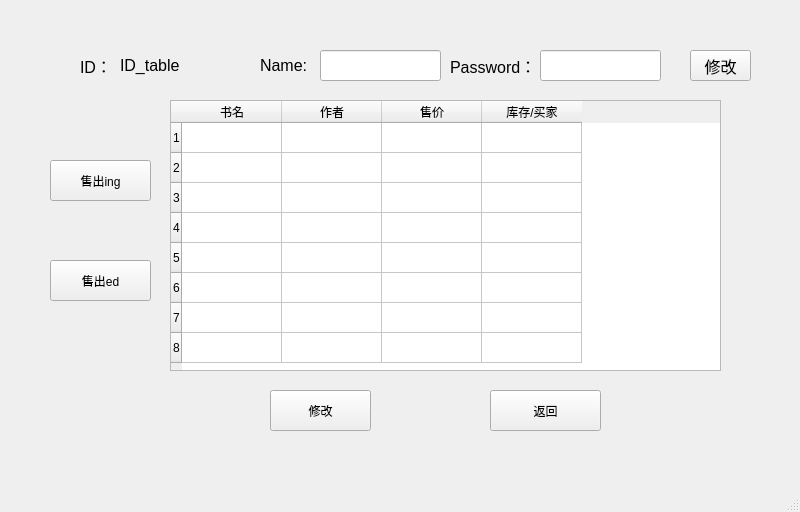
<?xml version="1.0" encoding="UTF-8"?>
<ui version="4.0">
 <class>MainWindow</class>
 <widget class="QMainWindow" name="MainWindow">
  <property name="geometry">
   <rect>
    <x>0</x>
    <y>0</y>
    <width>800</width>
    <height>512</height>
   </rect>
  </property>
  <property name="windowTitle">
   <string>商家界面</string>
  </property>
  <widget class="QWidget" name="centralwidget">
   <widget class="QLabel" name="label_ID">
    <property name="geometry">
     <rect>
      <x>80</x>
      <y>50</y>
      <width>31</width>
      <height>31</height>
     </rect>
    </property>
    <property name="font">
     <font>
      <pointsize>12</pointsize>
     </font>
    </property>
    <property name="text">
     <string>ID：</string>
    </property>
   </widget>
   <widget class="QLabel" name="label_Name">
    <property name="geometry">
     <rect>
      <x>260</x>
      <y>50</y>
      <width>51</width>
      <height>31</height>
     </rect>
    </property>
    <property name="font">
     <font>
      <pointsize>12</pointsize>
     </font>
    </property>
    <property name="text">
     <string>Name:</string>
    </property>
   </widget>
   <widget class="QLabel" name="label_IDinTable">
    <property name="geometry">
     <rect>
      <x>120</x>
      <y>50</y>
      <width>81</width>
      <height>31</height>
     </rect>
    </property>
    <property name="font">
     <font>
      <pointsize>12</pointsize>
     </font>
    </property>
    <property name="text">
     <string>ID_table</string>
    </property>
   </widget>
   <widget class="QLineEdit" name="lineEdit_Name">
    <property name="geometry">
     <rect>
      <x>320</x>
      <y>50</y>
      <width>121</width>
      <height>31</height>
     </rect>
    </property>
    <property name="text">
     <string/>
    </property>
   </widget>
   <widget class="QPushButton" name="btn_modifyName">
    <property name="geometry">
     <rect>
      <x>690</x>
      <y>50</y>
      <width>61</width>
      <height>31</height>
     </rect>
    </property>
    <property name="font">
     <font>
      <pointsize>12</pointsize>
     </font>
    </property>
    <property name="text">
     <string>修改</string>
    </property>
   </widget>
   <widget class="QTableWidget" name="tableWidget">
    <property name="geometry">
     <rect>
      <x>170</x>
      <y>100</y>
      <width>551</width>
      <height>271</height>
     </rect>
    </property>
    <row>
     <property name="text">
      <string>1</string>
     </property>
    </row>
    <row>
     <property name="text">
      <string>2</string>
     </property>
    </row>
    <row>
     <property name="text">
      <string>3</string>
     </property>
    </row>
    <row>
     <property name="text">
      <string>4</string>
     </property>
    </row>
    <row>
     <property name="text">
      <string>5</string>
     </property>
    </row>
    <row>
     <property name="text">
      <string>6</string>
     </property>
    </row>
    <row>
     <property name="text">
      <string>7</string>
     </property>
    </row>
    <row>
     <property name="text">
      <string>8</string>
     </property>
    </row>
    <column>
     <property name="text">
      <string>书名</string>
     </property>
    </column>
    <column>
     <property name="text">
      <string>作者</string>
     </property>
    </column>
    <column>
     <property name="text">
      <string>售价</string>
     </property>
    </column>
    <column>
     <property name="text">
      <string>库存/买家</string>
     </property>
    </column>
   </widget>
   <widget class="QPushButton" name="btn_selling">
    <property name="geometry">
     <rect>
      <x>50</x>
      <y>160</y>
      <width>101</width>
      <height>41</height>
     </rect>
    </property>
    <property name="text">
     <string>售出ing</string>
    </property>
   </widget>
   <widget class="QPushButton" name="btn_selled">
    <property name="geometry">
     <rect>
      <x>50</x>
      <y>260</y>
      <width>101</width>
      <height>41</height>
     </rect>
    </property>
    <property name="text">
     <string>售出ed</string>
    </property>
   </widget>
   <widget class="QPushButton" name="btn_modifyData">
    <property name="geometry">
     <rect>
      <x>270</x>
      <y>390</y>
      <width>101</width>
      <height>41</height>
     </rect>
    </property>
    <property name="text">
     <string>修改</string>
    </property>
   </widget>
   <widget class="QPushButton" name="btn_back">
    <property name="geometry">
     <rect>
      <x>490</x>
      <y>390</y>
      <width>111</width>
      <height>41</height>
     </rect>
    </property>
    <property name="text">
     <string>返回</string>
    </property>
   </widget>
   <widget class="QLabel" name="label_Password">
    <property name="geometry">
     <rect>
      <x>450</x>
      <y>55</y>
      <width>91</width>
      <height>21</height>
     </rect>
    </property>
    <property name="font">
     <font>
      <pointsize>12</pointsize>
     </font>
    </property>
    <property name="text">
     <string>Password：</string>
    </property>
   </widget>
   <widget class="QLineEdit" name="lineEdit_Password">
    <property name="geometry">
     <rect>
      <x>540</x>
      <y>50</y>
      <width>121</width>
      <height>31</height>
     </rect>
    </property>
    <property name="font">
     <font>
      <pointsize>12</pointsize>
     </font>
    </property>
   </widget>
  </widget>
  <widget class="QMenuBar" name="menubar">
   <property name="geometry">
    <rect>
     <x>0</x>
     <y>0</y>
     <width>800</width>
     <height>26</height>
    </rect>
   </property>
  </widget>
  <widget class="QStatusBar" name="statusbar"/>
 </widget>
 <resources/>
 <connections/>
</ui>
